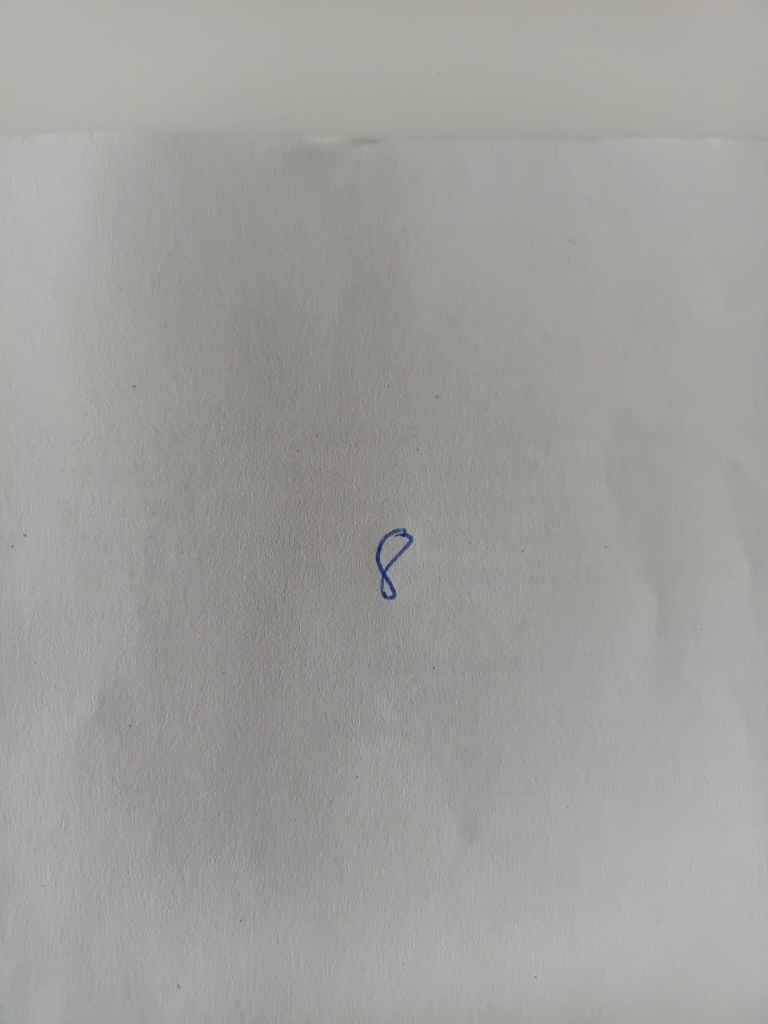
#> input picture test/test_imgs/4.jpeg, 1536 x 2048 px (shown at 1/2 size)
$ jupyter execute img_process_test.ipynb
#> lines starting #> are read from the running program, lines starting #| are printed output that depends on the picture; after the words box and inside, x2 and y2 are one past the last pixel; in counts of white or black regions, pixels touching at a corner belong together
### process.py
import numpy as np
import cv2

# [8 lines left out: function load_image, not called in this run]

def make_black_and_white(img, r_difference, g_difference, b_difference):
    """
    This function takes an image and converts it to black and white based on the differences
    between the red, green, and blue channels. A negative value for the difference
    selects the channel that the other two channels are compared to. Example:
    r_difference = -1, g_difference = 10, b_difference = 20 means that pixels that
    have a red value greater than the green value + 10 and the blue value + 20
    will be set to white, and the rest will be set to black.
    """
    img_blue = img[:,:,0]
    img_green = img[:,:,1]
    img_red = img[:,:,2]
    assert (r_difference <0) ^ (g_difference < 0) ^ (b_difference < 0), "At least one difference must be negative"
    if(r_difference < 0):
        indexer = ((img_red > img_green + g_difference ) &
                                (img_red > img_blue + b_difference))
    elif(g_difference < 0):
        indexer = ((img_green > img_red + r_difference ) &
                                (img_green > img_blue + b_difference))
    elif(b_difference < 0):
        indexer = ((img_blue > img_red + r_difference ) &
                                (img_blue > img_green + g_difference))

    black_and_white = np.zeros((img.shape[0], img.shape[1]), dtype=np.uint8)
    black_and_white[indexer] = 255
    return black_and_white

def find_biggest_obj(img):
    """
    This function takes a black and white image and finds the biggest object in it.
    Returns a black and white image with the biggest object in white
    and the rest in black.
    """
    assert len(img.shape) == 2, "Image must be black and white"
    assert img.dtype == np.uint8, "Image must be of type uint8"
    assert img.max() == 255, "Image must be black and white"
    assert img.min() == 0, "Image must be black and white"
    contours, hierarchy = cv2.findContours(img, cv2.RETR_CCOMP, cv2.CHAIN_APPROX_SIMPLE)

    # canvas = np.zeros((h, w), dtype=np.uint8)
    # cv2.drawContours(canvas, [biggest], -1, (255), 1)
    biggest_index = max(enumerate(contours), key=lambda x: cv2.contourArea(x[1]))[0]
    biggest = contours[biggest_index]
    x, y, w, h = cv2.boundingRect(biggest)
    biggest = biggest - [x, y]

    canvas = np.zeros((h, w), dtype=np.uint8)

    cv2.drawContours(canvas, [biggest], -1, (255), -1)

    hole = hierarchy[0, biggest_index,2]
    while hole > 0:
        cv2.drawContours(canvas, [contours[hole]- [x, y]], -1, (0), -1)
        hole = hierarchy[0,hole,0]

    return canvas

def resize_and_padd(img, h, w):
    """
    Takes an arbitrary size black and white image and resizes
    it to the given height and width.
    """
    o_height, o_width = img.shape

    # first pad to ratio
    new_ratio = h / w
    if(o_height > o_width):
        # height is bigger that width: pad along width
        new_width = int(o_height / new_ratio)
        padding = (new_width - o_width) // 2
        padded = cv2.copyMakeBorder(img,
                           top=0,
                           bottom=0,
                           left=padding,
                           right=padding,
                           borderType=cv2.BORDER_CONSTANT,
                           value=(0))
    else:
        new_height = int(o_width * new_ratio)
        padding = (new_height - o_height) // 2
        padded = cv2.copyMakeBorder(img,
                           top=padding,
                           bottom=padding,
                           left=0,
                           right=0,
                           borderType=cv2.BORDER_CONSTANT,
                           value=(0))
    # then resize to final size
    resized = cv2.resize(padded, (w, h), interpolation=cv2.INTER_AREA)
    return resized

# [19 lines left out: function padd_to_size, not called in this run]

### test/img_process_test.ipynb
[cell 1]
import sys
import os

# Add the parent directory to the system path
sys.path.append(os.path.abspath(".."))

[cell 2]
import cv2

[cell 3]
import numpy as np

[cell 4]
img = cv2.imread("./test_imgs/4.jpeg")
#> img is the input picture: shape (2048, 1536, 3); mean B, G, R 155.4, 159, 159.3
def show(image, timeout = 5000):
    cv2.namedWindow("myimg", cv2.WINDOW_NORMAL)
    cv2.resizeWindow("myimg", 640, 480)
    cv2.imshow('myimg', image)

    cv2.waitKey(timeout)

    cv2.destroyAllWindows()

[cell 5]
#show(img, 30000)

[cell 6]
img_blue = img[:,:,0]
img_green = img[:,:,1]
img_red = img[:,:,2]

# show(img_red, 5000)
# show(img_green, 5000)
# show(img_blue, 5000)

[cell 7]
black_and_white = np.zeros((img.shape[0], img.shape[1]), dtype=np.uint8)
black_and_white[(img_blue >img_red+10) & (img_blue > img_green+10)] = 255

#show(black_and_white, 5000)

[cell 8]
True ^ True ^ False

[cell 9]
from process import make_black_and_white

bnw=make_black_and_white(img, 5,5,-1)
#> in make_black_and_white, `indexer = ((img_blue > img_red + r_difference ) & (img_blue > img_gree..`:
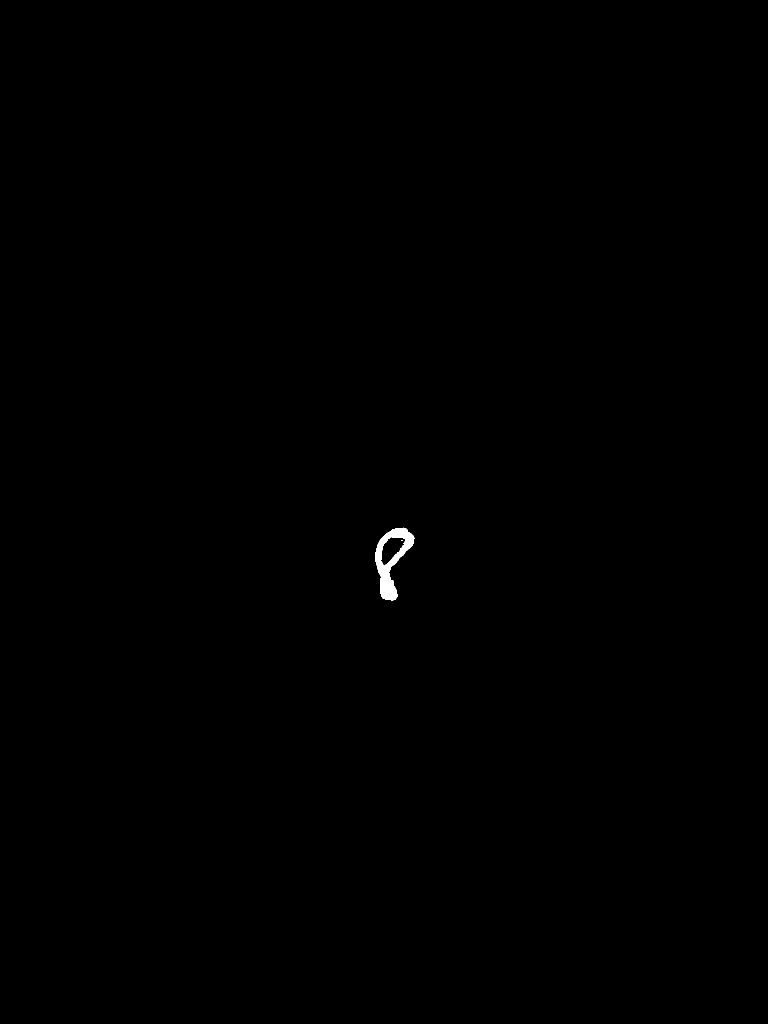
#> indexer: shape (2048, 1536) bool (shown at 1/2 size); 0.14% white; 2 white regions (1 under 20 px), largest, box (x1, y1, x2, y2) and area: (751, 1055, 829, 1201) 4370
#> bnw: shape (2048, 1536); 0.14% white; 2 white regions (1 under 20 px)

[cell 10]
#show(bnw, 5000)

[cell 11]
contours, h = cv2.findContours(bnw, cv2.RETR_TREE, cv2.CHAIN_APPROX_SIMPLE)
#> contours = 4 contours, 2 with area under 20; largest, box (x1, y1, x2, y2) and area: (751, 1055, 829, 1201) 5737, (761, 1073, 811, 1131) 1618; h = [[-1, -1, 1, -1], [2, -1, -1, 0], [-1, 1, 3, 0], [-1, -1, -1, 2]]

biggest_index = max(enumerate(contours), key=lambda x: cv2.contourArea(x[1]))[0]
#> biggest_index = 0

biggest = contours[biggest_index]
#> biggest = contour of 165 points, box (x1, y1, x2, y2) (751, 1055, 829, 1201), area 5737

canvas = np.zeros((img.shape[0], img.shape[1]), dtype=np.uint8)

cv2.drawContours(canvas, [biggest], -1, (255), -1)
#> canvas: shape (2048, 1536); 0.19% white; 1 white region, box (x1, y1, x2, y2) and area: (751, 1055, 829, 1201) 5914

hole = h[0, biggest_index,2]
#> hole = 1
while hole > 0:
    cv2.drawContours(canvas, [contours[hole]], -1, (0), -1)
    hole = h[0,hole,0]
#> this loop made 2 passes
#> hole on passes 1 to 2: 2, -1
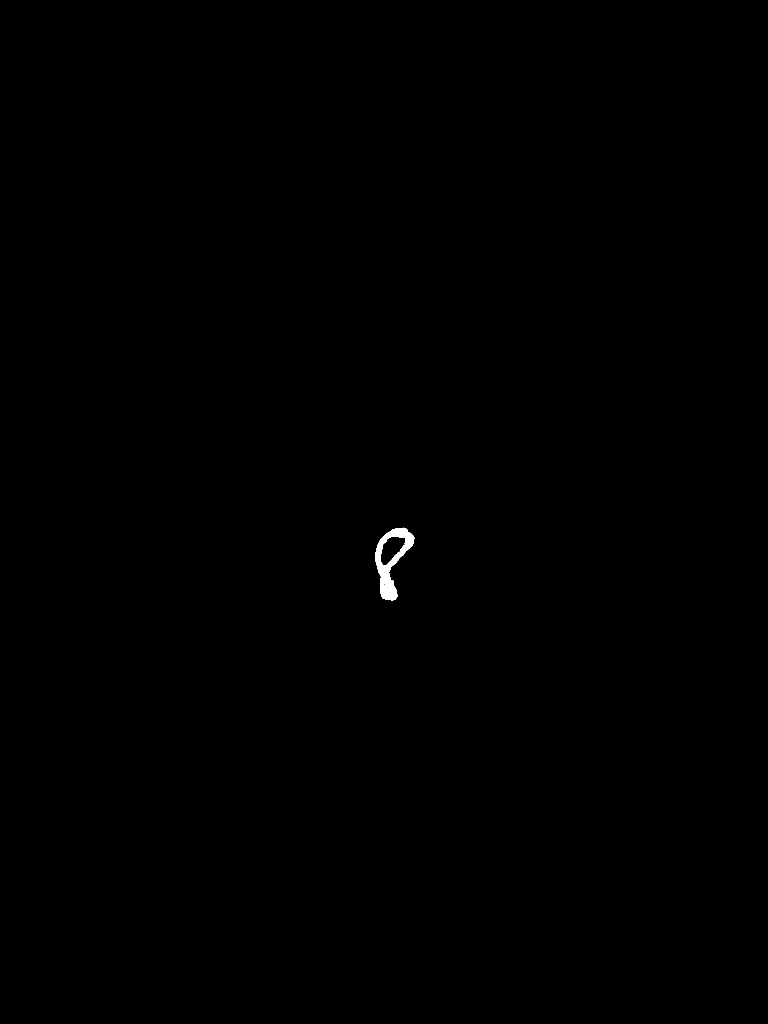
#> canvas: shape (2048, 1536) (shown at 1/2 size); 0.13% white; 1 white region


#show(canvas)

[cell 12]
from process import find_biggest_obj
from process import resize_and_padd

[cell 13]
bo= find_biggest_obj(bnw)
#> in find_biggest_obj, `x, y, w, h = cv2.boundingRect(biggest)`: x = 751; y = 1055; w = 78; h = 146
#> in find_biggest_obj, `biggest = biggest - [x, y]`: biggest = 165 rows, first 8: [55, 0], [54, 1], [42, 1], [41, 2], [39, 2], [38, 3], [36, 3], [35, 4]
#> in find_biggest_obj, `cv2.drawContours(canvas, [biggest], -1, (255), -1)`:
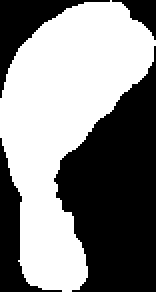
#> canvas: shape (146, 78) (shown 2 times larger); 51.9% white; 4 black regions, box (x1, y1, x2, y2) and area: (27, 23, 78, 146) 3913, (0, 0, 55, 49) 690, (0, 69, 31, 146) 683, (56, 0, 78, 20) 188
#> in find_biggest_obj, `hole = hierarchy[0, biggest_index,2]`: hole = 2
#> the loop in find_biggest_obj, `while hole > 0:` made 2 passes
#> hole on passes 1 to 2: 3, -1
#> after the loop in find_biggest_obj, `while hole > 0:`:
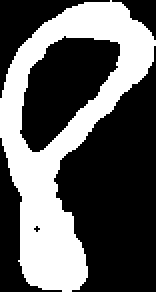
#> canvas: shape (146, 78) (shown 2 times larger); 37% white; 1 white region, box (x1, y1, x2, y2) and area: (0, 0, 78, 146) 4213
show(bo, 5000)
bo = resize_and_padd(bo, 28, 28)
#> in resize_and_padd, `padded = cv2.copyMakeBorder(img, top=0, bottom=0, left=padding, right=..`:
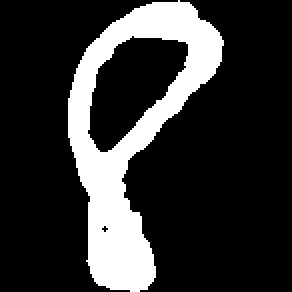
#> padded: shape (146, 146) (shown 2 times larger); 19.8% white; 1 white region, box (x1, y1, x2, y2) and area: (34, 0, 112, 146) 4213
#> in resize_and_padd, `resized = cv2.resize(padded, (w, h), interpolation=cv2.INTER_AREA)`:
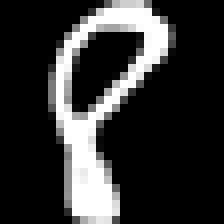
#> resized: shape (28, 28) (shown 8 times larger); min 0, max 255, mean 50.4
show(bo, 5000)

$ run again, with test/test_imgs/1.jpeg copied over test/test_imgs/4.jpeg
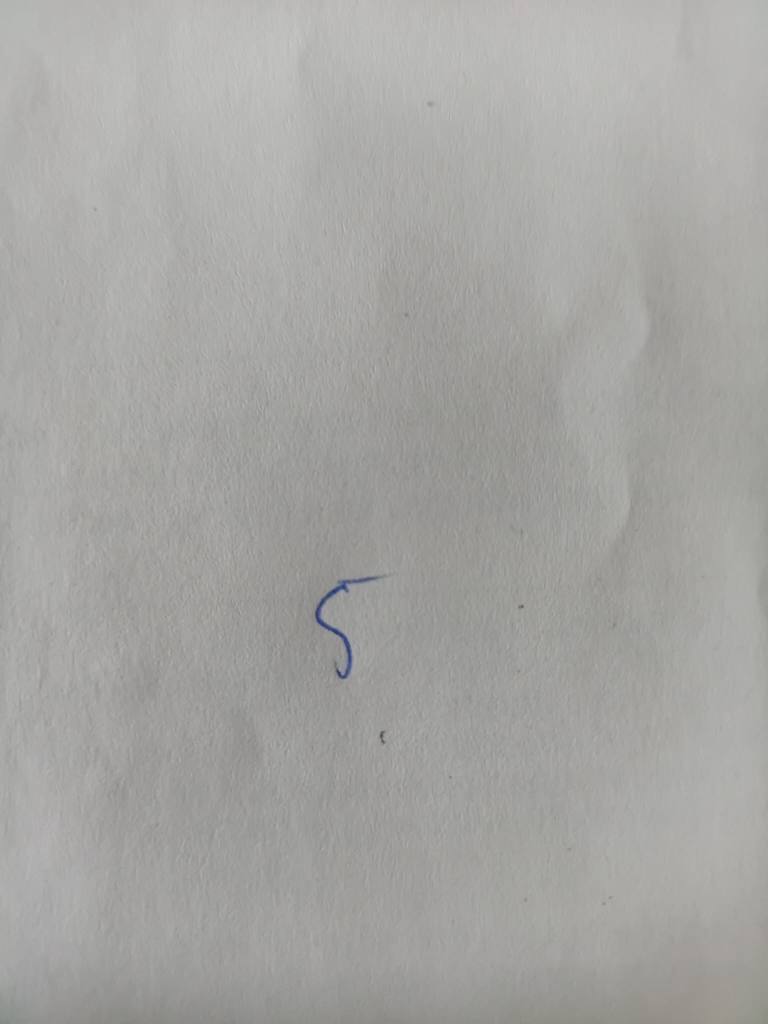
#> input picture test/test_imgs/1.jpeg, 1536 x 2048 px (shown at 1/2 size)
#> img is the input picture: shape (2048, 1536, 3); mean B, G, R 162.3, 165.2, 165.7
#> in make_black_and_white, `indexer = ((img_blue > img_red + r_difference ) & (img_blue > img_gree..`:
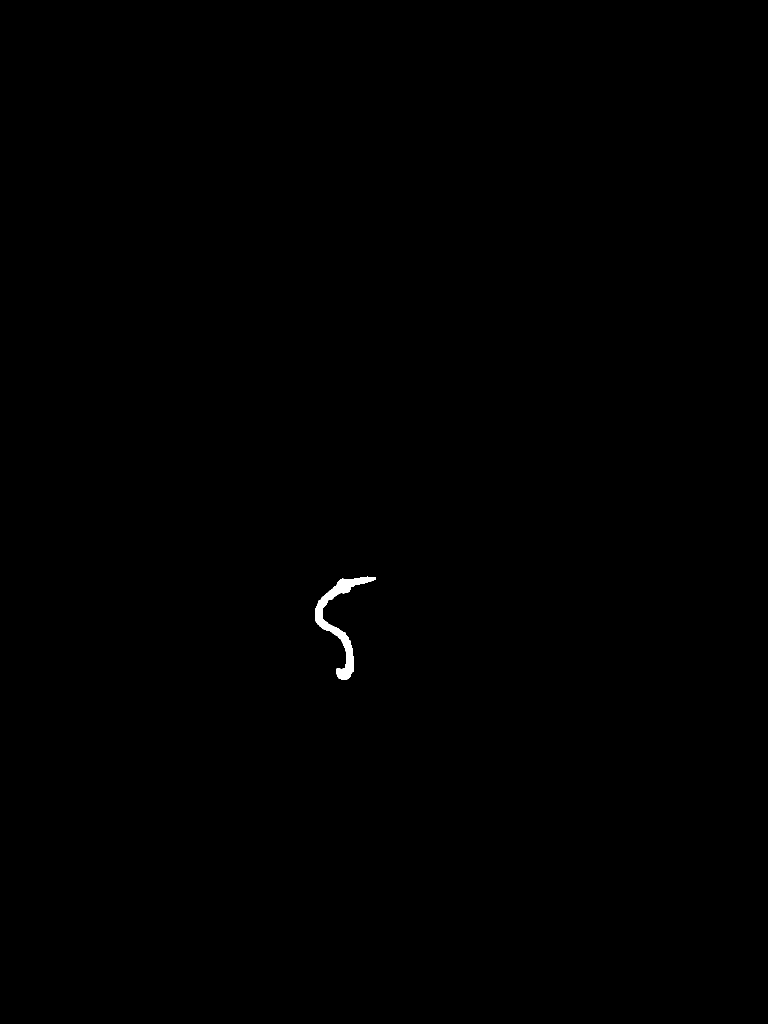
#> indexer: shape (2048, 1536) bool (shown at 1/2 size); 0.16% white; 1 white region, box (x1, y1, x2, y2) and area: (630, 1153, 752, 1359) 4928
#> bnw: shape (2048, 1536); 0.16% white; 1 white region
#> `contours, h = cv2.findContours(bnw, cv2.RETR_TREE, cv2.CHAIN_APPROX_SI..`: contours = 1 contour; box (x1, y1, x2, y2) and area: (630, 1153, 752, 1359) 4618; h = [[-1, -1, -1, -1]]
#> `biggest_index = max(enumerate(contours), key=lambda x: cv2.contourArea..`: biggest_index = 0
#> `biggest = contours[biggest_index]`: biggest = contour of 275 points, box (x1, y1, x2, y2) (630, 1153, 752, 1359), area 4618
#> `hole = h[0, biggest_index,2]`: hole = -1
#> in find_biggest_obj, `biggest_index = max(enumerate(contours), key=lambda x: cv2.contourArea..`: biggest_index = 0
#> in find_biggest_obj, `x, y, w, h = cv2.boundingRect(biggest)`: x = 630; y = 1153; w = 122; h = 206
#> in find_biggest_obj, `biggest = biggest - [x, y]`: biggest = 275 rows, first 8: [104, 0], [103, 1], [100, 1], [99, 2], [90, 2], [89, 3], [85, 3], [84, 4]
#> canvas: shape (206, 122); 19.6% white; 1 white region, box (x1, y1, x2, y2) and area: (0, 0, 122, 206) 4928
#> in find_biggest_obj, `hole = hierarchy[0, biggest_index,2]`: hole = -1
#> padded: shape (206, 206); 11.6% white; 1 white region, box (x1, y1, x2, y2) and area: (42, 0, 164, 206) 4928
#> in resize_and_padd, `resized = cv2.resize(padded, (w, h), interpolation=cv2.INTER_AREA)`:
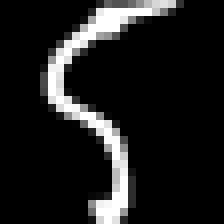
#> resized: shape (28, 28) (shown 8 times larger); min 0, max 255, mean 29.6

$ run again, with test/test_imgs/2.jpeg copied over test/test_imgs/4.jpeg
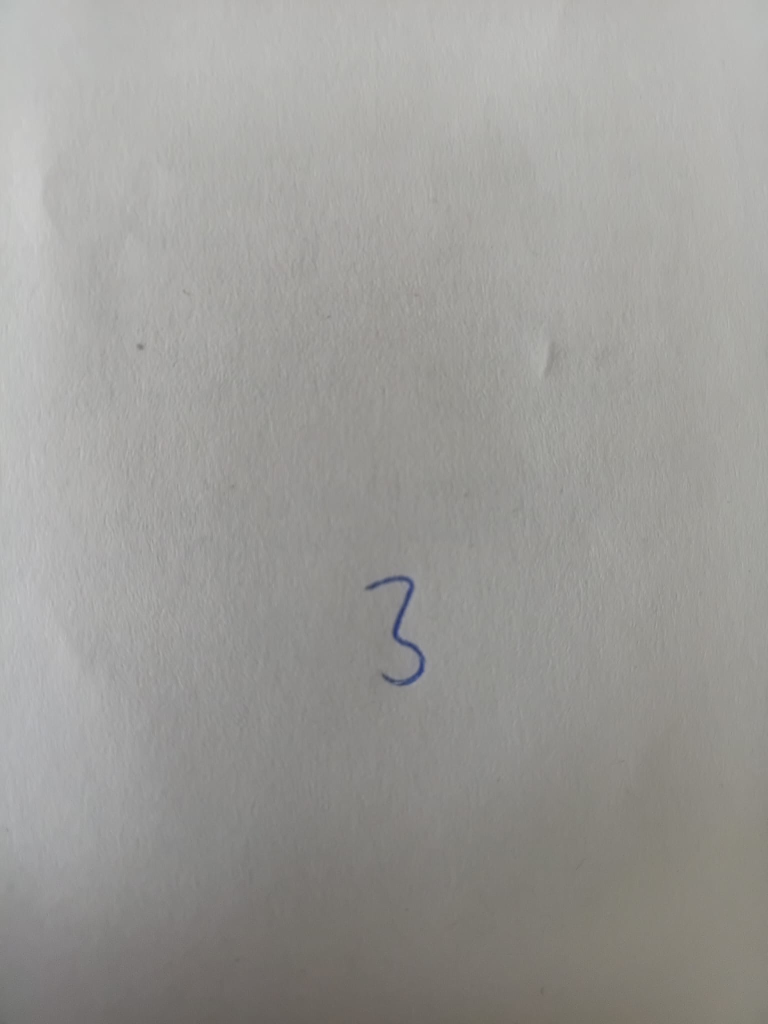
#> input picture test/test_imgs/2.jpeg, 1536 x 2048 px (shown at 1/2 size)
#> img is the input picture: shape (2048, 1536, 3); mean B, G, R 151.4, 154.7, 155.7
#> in make_black_and_white, `indexer = ((img_blue > img_red + r_difference ) & (img_blue > img_gree..`:
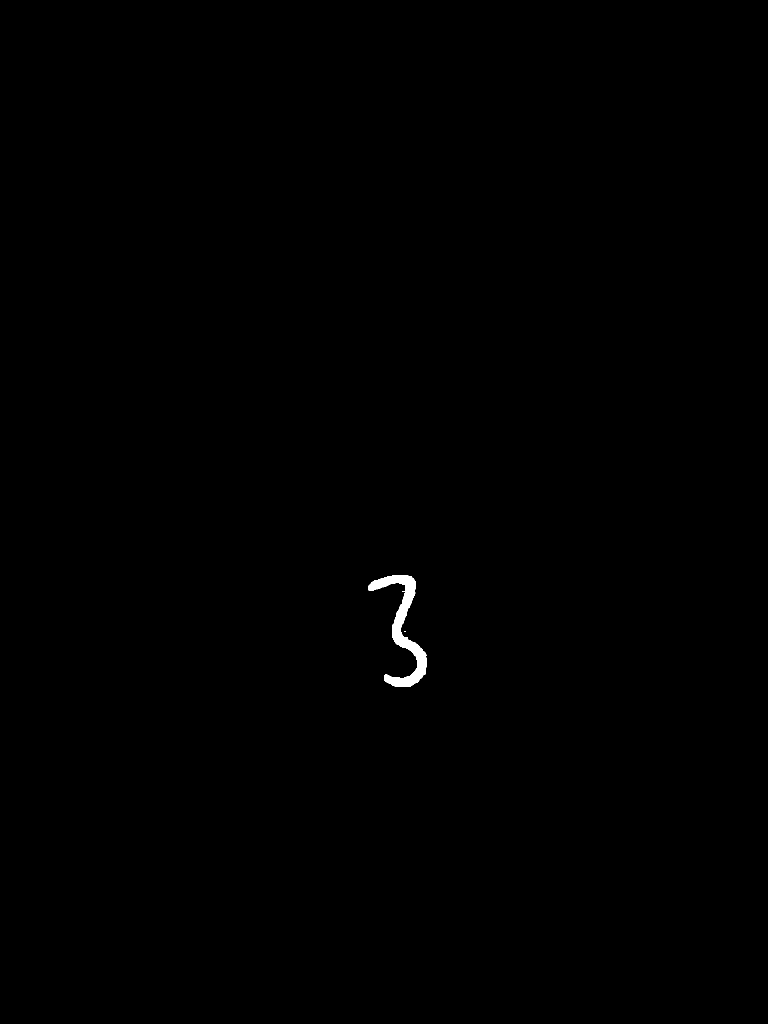
#> indexer: shape (2048, 1536) bool (shown at 1/2 size); 0.22% white; 2 white regions (1 under 20 px), largest, box (x1, y1, x2, y2) and area: (736, 1150, 853, 1374) 6949
#> bnw: shape (2048, 1536); 0.22% white; 2 white regions (1 under 20 px)
#> `contours, h = cv2.findContours(bnw, cv2.RETR_TREE, cv2.CHAIN_APPROX_SI..`: contours = 2 contours, 1 with area under 20; largest, box (x1, y1, x2, y2) and area: (736, 1150, 853, 1374) 6568; h = [[1, -1, -1, -1], [-1, 0, -1, -1]]
#> `biggest_index = max(enumerate(contours), key=lambda x: cv2.contourArea..`: biggest_index = 1
#> `biggest = contours[biggest_index]`: biggest = contour of 394 points, box (x1, y1, x2, y2) (736, 1150, 853, 1374), area 6568
#> `hole = h[0, biggest_index,2]`: hole = -1
#> in find_biggest_obj, `biggest_index = max(enumerate(contours), key=lambda x: cv2.contourArea..`: biggest_index = 1
#> in find_biggest_obj, `x, y, w, h = cv2.boundingRect(biggest)`: x = 736; y = 1150; w = 117; h = 224
#> in find_biggest_obj, `biggest = biggest - [x, y]`: biggest = 394 rows, first 8: [64, 0], [63, 1], [48, 1], [47, 2], [42, 2], [41, 3], [38, 3], [37, 4]
#> in find_biggest_obj, `hole = hierarchy[0, biggest_index,2]`: hole = -1
#> padded: shape (224, 223); 13.9% white; 1 white region, box (x1, y1, x2, y2) and area: (53, 0, 170, 224) 6949
#> in resize_and_padd, `resized = cv2.resize(padded, (w, h), interpolation=cv2.INTER_AREA)`:
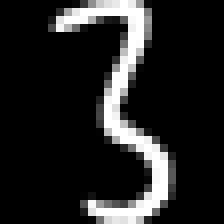
#> resized: shape (28, 28) (shown 8 times larger); min 0, max 255, mean 35.5
